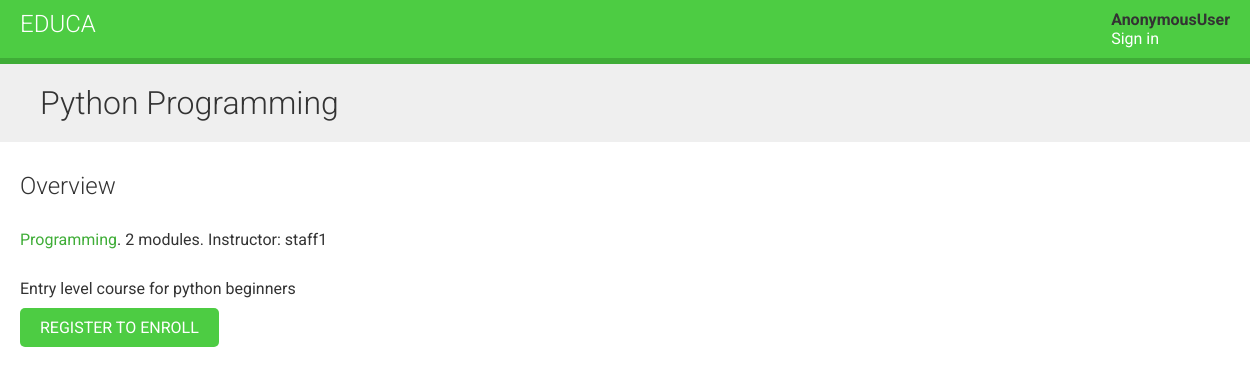
The page /course/python-programming/ on the database its author committed.
### courses/models.py (models this page shows, shortened)
class Course(models.Model):
    owner=models.ForeignKey(
        User,
        related_name='courses_created',
        on_delete=models.CASCADE
    )
    subject=models.ForeignKey(
        Subject,
        related_name='courses',
        on_delete=models.CASCADE
    )
    title=models.CharField(max_length=200)
    slug=models.SlugField(max_length=200, unique=True)
    overview=models.TextField()
    created=models.DateTimeField(auto_now_add=True)
    students=models.ManyToManyField(User, related_name='courses_joined',blank=True)
    class Meta:
        ordering=['-created']

class Subject(models.Model):
    title=models.CharField(max_length=200)
    slug=models.SlugField(max_length=200, unique=True)
    class Meta:
        ordering=['title']

### courses/views.py (the view)
# urls.py: path('<slug:slug>/',views.CourseDetailView.as_view(),name='course_detail')
class CourseDetailView(DetailView):
    model=Course
    template_name='courses/course/detail.html'
    def get_context_data(self, **kwargs):
        context=super().get_context_data(**kwargs)
        context['enroll_form']=CourseEnrollForm(initial={'course':self.object})
        return context

### courses/templates/courses/course/detail.html (shortened to what this page needs)
{% extends "base.html" %}
{% block content %}
  {% with subject=object.subject %}
    <h1>
      {{ object.title }}
    </h1>
    <div class="module">
      <h2>Overview</h2>
      <p>
        <a href="{% url "course_list_subject" subject.slug %}">
        {{ subject.title }}</a>.
        {{ object.modules.count }} modules.
        Instructor: {{ object.owner.get_full_name }}
      </p>
      {{ object.overview|linebreaks }}
      {% if request.user.is_authenticated %}
      <form action="{% url 'student_enroll_course' %}" method="post">
        {{ enroll_form }}
        {% csrf_token %}
        <input type="submit" value="Enroll now">
      </form>
      {% else %}
      <a href="{% url "student_registration" %}" class="button">
        Register to enroll
      </a>
      {% endif %}
    </div>
  {% endwith %}
{% endblock %}

### courses/static/css/base.css (style rules this page uses)
body { margin:0; font-family:'Roboto', sans-serif; font-weight:400; color:#333; }
a { color:#3fad37; text-decoration:none; }
h1, h2, h3, h4, h5, h6 { font-family:'Roboto', sans-serif; font-weight:300; }
h1 { background:#efefef; width:100%; overflow:auto; padding:20px 0 20px 40px; margin:0; }
.module { padding:10px 20px; float:left; width:600px; }
.module p { margin:10px 0 20px; width:100%; float:left; }
input[type=submit], a.button { border-radius:5px; background:#4dcc43; color:#fff; font-size:16px; text-transform:uppercase; border:none; padding:10px 20px; margin:20px 0; }

### rows shown on the page
Course: title "Python Programming", modules.count "2", owner.get_full_name "staff1", overview "Entry level course for python beginners"
Subject: title "Programming"

### other values the page prints
{{ request.user }} "AnonymousUser"
